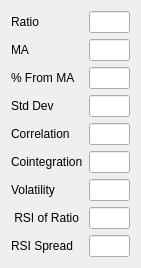
<?xml version="1.0" encoding="UTF-8"?>
<ui version="4.0">
 <class>DataToolBoxWidget</class>
 <widget class="QWidget" name="DataToolBoxWidget">
  <property name="geometry">
   <rect>
    <x>0</x>
    <y>0</y>
    <width>141</width>
    <height>246</height>
   </rect>
  </property>
  <property name="windowTitle">
   <string>Form</string>
  </property>
  <layout class="QFormLayout" name="formLayout">
   <item row="0" column="0">
    <widget class="QLabel" name="label_2">
     <property name="text">
      <string>Ratio</string>
     </property>
    </widget>
   </item>
   <item row="0" column="1">
    <widget class="QLineEdit" name="lastRatioLineEdit">
     <property name="maximumSize">
      <size>
       <width>50</width>
       <height>16777215</height>
      </size>
     </property>
     <property name="readOnly">
      <bool>true</bool>
     </property>
    </widget>
   </item>
   <item row="1" column="0">
    <widget class="QLabel" name="label_8">
     <property name="text">
      <string>MA</string>
     </property>
    </widget>
   </item>
   <item row="1" column="1">
    <widget class="QLineEdit" name="lastMaLineEdit">
     <property name="maximumSize">
      <size>
       <width>50</width>
       <height>16777215</height>
      </size>
     </property>
     <property name="readOnly">
      <bool>true</bool>
     </property>
    </widget>
   </item>
   <item row="2" column="0">
    <widget class="QLabel" name="label_9">
     <property name="text">
      <string>% From MA</string>
     </property>
    </widget>
   </item>
   <item row="2" column="1">
    <widget class="QLineEdit" name="lastPcntFromMaLineEdit">
     <property name="maximumSize">
      <size>
       <width>50</width>
       <height>16777215</height>
      </size>
     </property>
     <property name="readOnly">
      <bool>true</bool>
     </property>
    </widget>
   </item>
   <item row="3" column="0">
    <widget class="QLabel" name="label_10">
     <property name="text">
      <string>Std Dev</string>
     </property>
    </widget>
   </item>
   <item row="3" column="1">
    <widget class="QLineEdit" name="lastStdDevLineEdit">
     <property name="maximumSize">
      <size>
       <width>50</width>
       <height>16777215</height>
      </size>
     </property>
     <property name="readOnly">
      <bool>true</bool>
     </property>
    </widget>
   </item>
   <item row="4" column="0">
    <widget class="QLabel" name="label_11">
     <property name="text">
      <string>Correlation</string>
     </property>
    </widget>
   </item>
   <item row="4" column="1">
    <widget class="QLineEdit" name="lastCorrelationLineEdit">
     <property name="maximumSize">
      <size>
       <width>50</width>
       <height>16777215</height>
      </size>
     </property>
     <property name="readOnly">
      <bool>true</bool>
     </property>
    </widget>
   </item>
   <item row="5" column="0">
    <widget class="QLabel" name="label_12">
     <property name="text">
      <string>Cointegration</string>
     </property>
    </widget>
   </item>
   <item row="5" column="1">
    <widget class="QLineEdit" name="lastCointegrationLineEdit">
     <property name="maximumSize">
      <size>
       <width>50</width>
       <height>16777215</height>
      </size>
     </property>
     <property name="readOnly">
      <bool>true</bool>
     </property>
    </widget>
   </item>
   <item row="6" column="0">
    <widget class="QLabel" name="label_13">
     <property name="text">
      <string>Volatility</string>
     </property>
    </widget>
   </item>
   <item row="6" column="1">
    <widget class="QLineEdit" name="lastVolatilityLineEdit">
     <property name="maximumSize">
      <size>
       <width>50</width>
       <height>16777215</height>
      </size>
     </property>
     <property name="readOnly">
      <bool>true</bool>
     </property>
    </widget>
   </item>
   <item row="7" column="0">
    <widget class="QLabel" name="label_14">
     <property name="text">
      <string> RSI of Ratio</string>
     </property>
    </widget>
   </item>
   <item row="7" column="1">
    <widget class="QLineEdit" name="lastRsiOfRatioLineEdit">
     <property name="maximumSize">
      <size>
       <width>50</width>
       <height>16777215</height>
      </size>
     </property>
     <property name="readOnly">
      <bool>true</bool>
     </property>
    </widget>
   </item>
   <item row="8" column="0">
    <widget class="QLabel" name="label_15">
     <property name="text">
      <string>RSI Spread</string>
     </property>
    </widget>
   </item>
   <item row="8" column="1">
    <widget class="QLineEdit" name="lastRsiSpreadLineEdit">
     <property name="maximumSize">
      <size>
       <width>50</width>
       <height>16777215</height>
      </size>
     </property>
     <property name="readOnly">
      <bool>true</bool>
     </property>
    </widget>
   </item>
  </layout>
 </widget>
 <resources/>
 <connections/>
</ui>
